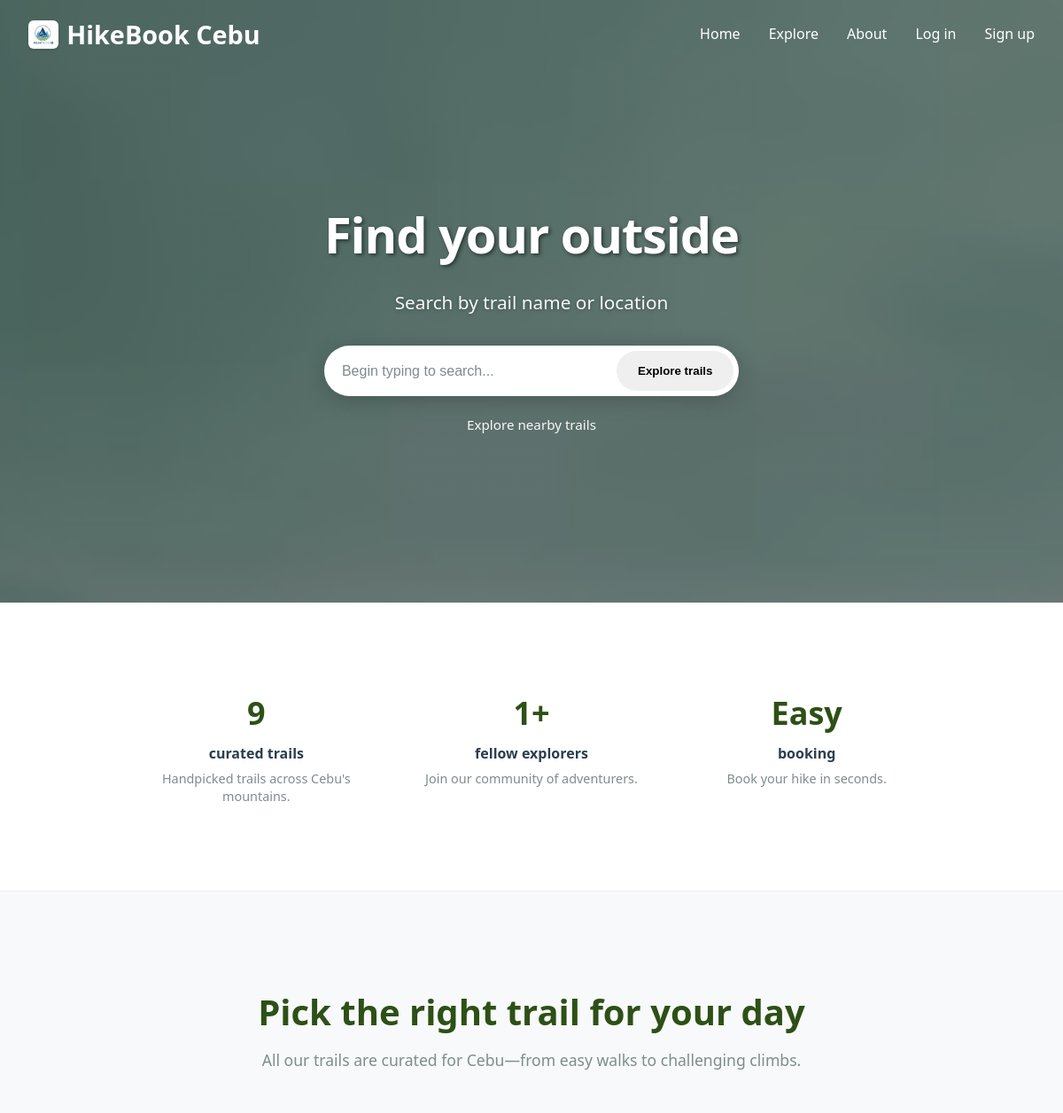
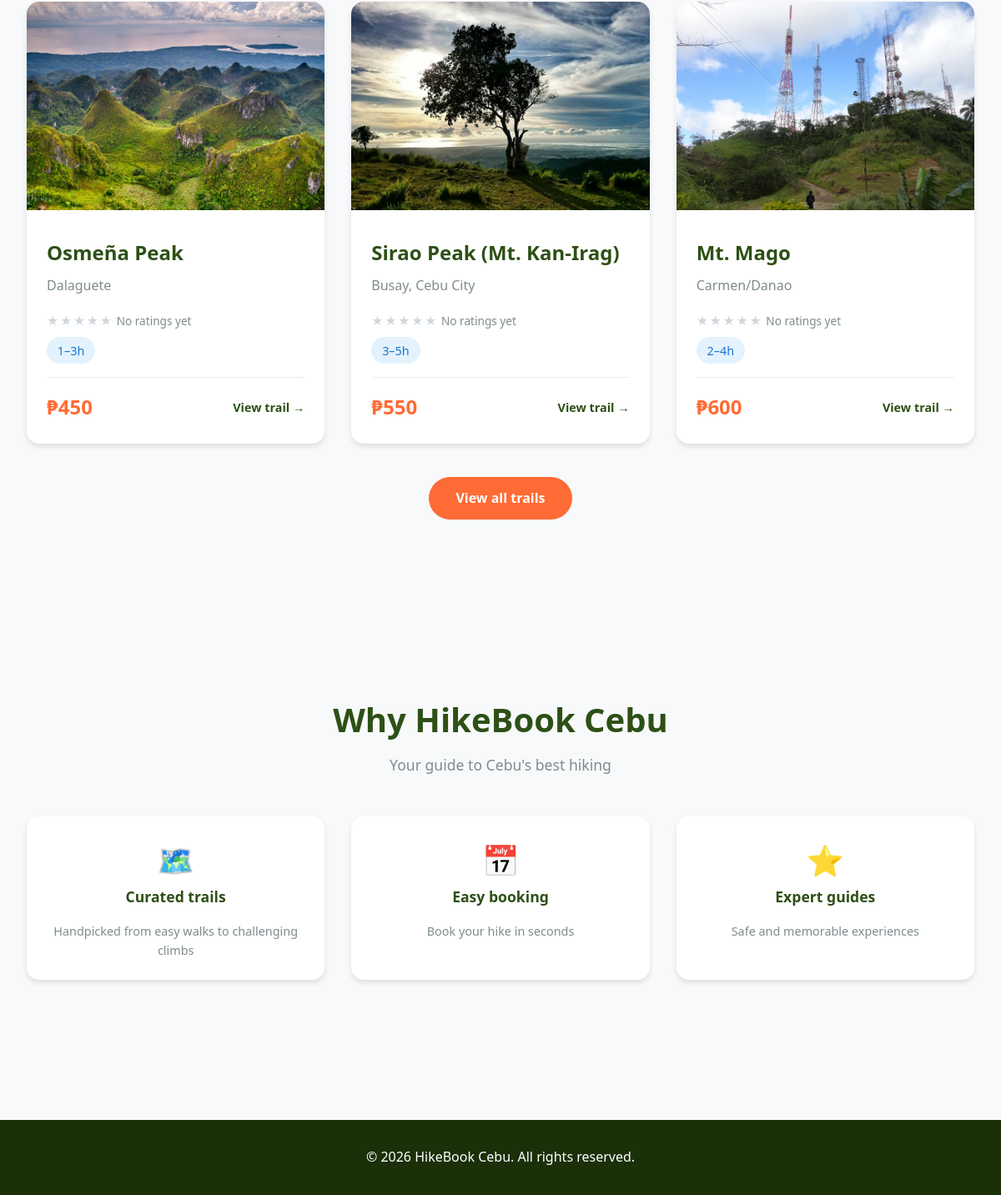
The page / on the database its author committed (2 pictures, top to bottom).
### tables this page shows
CREATE TABLE `hikes` (
  `id` int(11) NOT NULL,
  `slug` varchar(64) NOT NULL,
  `name` varchar(120) NOT NULL,
  `location` varchar(120) NOT NULL,
  `difficulty` varchar(64) NOT NULL,
  `duration_hours_min` int(11) NOT NULL,
  `duration_hours_max` int(11) NOT NULL,
  `price` int(11) NOT NULL,
  `description` text NOT NULL,
  `image_url` varchar(255) NOT NULL
);

### config.php (called while the page is built, shortened)
<?php
function isLoggedIn() {
    return isset($_SESSION['user_id']);
}
function sanitize($data) {
    return htmlspecialchars(trim($data), ENT_QUOTES, 'UTF-8');
}
?>

### index.php (the view, shortened to what this page needs)
<?php
require_once 'config.php';
$stmt = $pdo->query("
    SELECT
        h.*,
        COALESCE(r.avg_rating, 0) AS avg_rating,
        COALESCE(r.rating_count, 0) AS rating_count
    FROM hikes h
    LEFT JOIN (
        SELECT hike_id, AVG(rating) AS avg_rating, COUNT(*) AS rating_count
        FROM hike_ratings
        GROUP BY hike_id
    ) r ON r.hike_id = h.id
    ORDER BY h.id ASC
    LIMIT 3
");
$featured_hikes = $stmt->fetchAll();
$stmt = $pdo->query("SELECT COUNT(*) as c FROM hikes");
$trails_count = $stmt->fetch()['c'];
$stmt = $pdo->query("SELECT COUNT(*) as c FROM users WHERE is_active = 1");
$explorers_count = $stmt->fetch()['c'];
?>
<!DOCTYPE html>
<html lang="en">
<head>
    <link rel="stylesheet" href="css/styles.css">
</head>
<body class="home-page">
    <nav class="navbar navbar-home">
        <div class="nav-container">
            <a href="index.php" class="logo">
                <img src="images/logo.png" alt="<?php echo SITE_NAME; ?> Logo">
                <?php echo SITE_NAME; ?>
            </a>
            <ul class="nav-links">
                <li><a href="index.php">Home</a></li>
                <li><a href="hikes.php">Explore</a></li>
                <li><a href="about.php">About</a></li>
                <?php if (isLoggedIn()): ?>
                    <li><a href="profile.php">Profile</a></li>
                    <?php if (isAdmin()): ?>
                        <li><a href="<?php echo base_url('admin/dashboard.php'); ?>">Admin</a></li>
                    <?php endif; ?>
                    <li><a href="logout.php">Logout</a></li>
                <?php else: ?>
                    <li><a href="#" class="auth-modal-trigger" data-modal="login">Log in</a></li>
                    <li><a href="#" class="auth-modal-trigger" data-modal="register">Sign up</a></li>
                <?php endif; ?>
            </ul>
        </div>
    </nav>
    <section class="hero hero-home">
        <div class="hero-inner">
            <h1 class="hero-title">Find your outside</h1>
            <p class="hero-subtitle">Search by trail name or location</p>
            <form class="hero-search" action="hikes.php" method="GET" role="search">
                <input type="text" name="search" class="hero-search-input" placeholder="Begin typing to search..." autocomplete="off" aria-label="Search trails">
                <button type="submit" class="btn btn-hero">Explore trails</button>
            </form>
            <a href="hikes.php" class="hero-link">Explore nearby trails</a>
        </div>
    </section>
    <section class="home-stats">
        <div class="container">
            <div class="stats-row">
                <div class="stat-item">
                    <span class="stat-number"><?php echo $trails_count; ?></span>
                    <span class="stat-label">curated trails</span>
                    <p class="stat-desc">Handpicked trails across Cebu's mountains.</p>
                </div>
                <div class="stat-item">
                    <span class="stat-number"><?php echo $explorers_count; ?>+</span>
                    <span class="stat-label">fellow explorers</span>
                    <p class="stat-desc">Join our community of adventurers.</p>
                </div>
                <div class="stat-item">
                    <span class="stat-number">Easy</span>
                    <span class="stat-label">booking</span>
                    <p class="stat-desc">Book your hike in seconds.</p>
                </div>
            </div>
        </div>
    </section>
    <section class="home-section home-trails">
        <div class="container">
            <div class="section-title">
                <h2>Pick the right trail for your day</h2>
                <p>All our trails are curated for Cebu—from easy walks to challenging climbs.</p>
            </div>
            <div class="hikes-grid home-hikes-grid">
                <?php foreach ($featured_hikes as $hike): ?>
                    <a href="#" class="hike-card hike-card-link hike-detail-trigger" data-hike-id="<?php echo $hike['id']; ?>">
                        <img src="<?php echo sanitize($hike['image_url']); ?>" alt="<?php echo sanitize($hike['name']); ?>" class="hike-image">
                        <div class="hike-content">
                            <h3 class="hike-title"><?php echo sanitize($hike['name']); ?></h3>
                            <div class="hike-location"><?php echo sanitize($hike['location']); ?></div>
                            <?php
                                $avg = isset($hike['avg_rating']) ? (float) $hike['avg_rating'] : 0;
                                $count = isset($hike['rating_count']) ? (int) $hike['rating_count'] : 0;
                            ?>
                            <div class="card-rating-row">
                                <div class="rating-stars-sm" aria-hidden="true">
                                    <?php for ($i = 1; $i <= 5; $i++): ?>
                                        <?php
                                            $class = '';
                                        ?>
                                        <span class="rating-star <?php echo $class; ?>">★</span>
                                    <?php endfor; ?>
                                </div>
                                <span class="card-rating-text">
                                    <?php if ($count > 0): ?>
                                        <?php echo number_format($avg, 1); ?> (<?php echo $count; ?>)
                                    <?php else: ?>
                                        No ratings yet
                                    <?php endif; ?>
                                </span>
                            </div>
                            <div class="hike-meta">
                                <span class="meta-badge meta-duration"><?php echo $hike['duration_hours_min']; ?>–<?php echo $hike['duration_hours_max']; ?>h</span>
                            </div>
                            <div class="hike-footer">
                                <span class="price">₱<?php echo number_format($hike['price']); ?></span>
                                <span class="hike-cta">View trail →</span>
                            </div>
                        </div>
                    </a>
                <?php endforeach; ?>
            </div>
            <div class="section-cta">
                <a href="hikes.php" class="btn btn-primary">View all trails</a>
            </div>
        </div>
    </section>
    <section class="home-section home-why">
        <div class="container">
            <div class="section-title">
                <h2>Why <?php echo SITE_NAME; ?></h2>
                <p>Your guide to Cebu's best hiking</p>
            </div>
            <div class="features features-compact">
                <div class="feature-card">
                    <span class="feature-icon">🗺️</span>
                    <h3>Curated trails</h3>
                    <p>Handpicked from easy walks to challenging climbs</p>
                </div>
                <div class="feature-card">
                    <span class="feature-icon">📅</span>
                    <h3>Easy booking</h3>
                    <p>Book your hike in seconds</p>
                </div>
                <div class="feature-card">
                    <span class="feature-icon">⭐</span>
                    <h3>Expert guides</h3>
                    <p>Safe and memorable experiences</p>
                </div>
            </div>
        </div>
    </section>
    <footer class="footer">
        <p>&copy; <?php echo date('Y'); ?> <?php echo SITE_NAME; ?>. All rights reserved.</p>
    </footer>
</body>
</html>

### rows shown on the page
hikes: image_url (picture), name "Osmeña Peak", location "Dalaguete", duration_hours_min "1", duration_hours_max "3", price "450"
hikes: image_url (picture), name "Sirao Peak (Mt. Kan-Irag)", location "Busay, Cebu City", duration_hours_min "3", duration_hours_max "5", price "550"
hikes: image_url (picture), name "Mt. Mago", location "Carmen/Danao", duration_hours_min "2", duration_hours_max "4", price "600"

### other values the page prints
SITE_NAME "HikeBook Cebu"
$trails_count "9"
$explorers_count "1"
